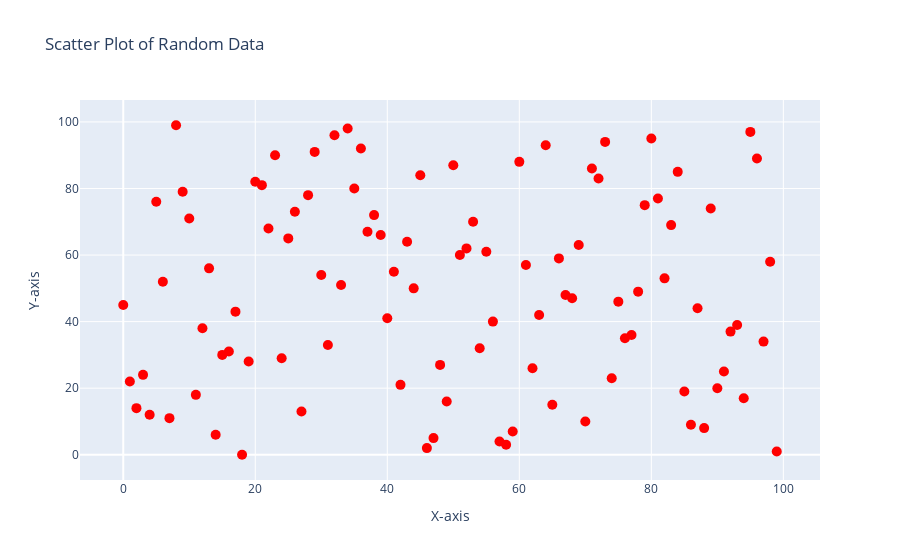

Write notebook code for a chart like this one.
### Markdown cell above
<h1>Q2.</h1> Write a program to draw line and scatter plots for random 100 x and y coordinates

### Code cell
import plotly.graph_objects as go
import numpy as np
x=np.random.permutation(100)
y=np.random.permutation(100)

fig = go.Figure(go.Scatter(
    x=x,
    y=y,
    mode='markers',
    marker=dict(color='red',size=10),
    text=[f'point{i} {x[i]},{y[i]}' for i in range(100)],
    hoverinfo='text',
))

fig.update_layout(
    title='Scatter Plot of Random Data',
    xaxis_title='X-axis',
    yaxis_title='Y-axis'
)

# Show plot
fig.show()

### Figure 1 — Plotly figure (JSON) as saved in the notebook; plotly's stock layout.template omitted (floating-point values rounded to 4 significant figures)
{"data": [{"hoverinfo": "text", "marker": {"color": "red", "size": 10}, "mode": "markers", "text": ["point0 86,9", "point1 15,30", "point2 78,49", "point3 33,51", "point4 3,24", "point5 40,41", "point6 51,60", "point7 58,3", "point8 83,69", "point9 21,81", "point10 62,26", "point11 84,85", "point12 99,1", "point13 81,77", "point14 48,27", "point15 92,37", "point16 52,62", "point17 20,82", "point18 64,93", "point19 41,55", "point20 44,50", "point21 35,80", "point22 46,2", "point23 30,54", "point24 50,87", "point25 67,48", "point26 91,25", "point27 27,13", "point28 23,90", "point29 89,74", "point30 74,23", "point31 59,7", "point32 82,53", "point33 80,95", "point34 37,67", "point35 94,17", "point36 42,21", "point37 53,70", "point38 25,65", "point39 70,10", "point40 68,47", "point41 85,19", "point42 12,38", "point43 65,15", "point44 19,28", "point45 87,44", "point46 13,56", "point47 38,72", "point48 56,40", "point49 97,34", "point50 31,33", "point51 32,96", "point52 73,94", "point53 95,97", "point54 49,16", "point55 75,46", "point56 39,66", "point57 54,32", "point58 0,45", "point59 24,29", "point60 29,91", "point61 1,22", "point62 47,5", "point63 66,59", "point64 61,57", "point65 90,20", "point66 8,99", "point67 17,43", "point68 43,64", "point69 77,36", "point70 63,42", "point71 26,73", "point72 10,71", "point73 22,68", "point74 7,11", "point75 11,18", "point76 14,6", "point77 60,88", "point78 55,61", "point79 45,84", "point80 98,58", "point81 69,63", "point82 28,78", "point83 57,4", "point84 2,14", "point85 9,79", "point86 88,8", "point87 71,86", "point88 36,92", "point89 72,83", "point90 6,52", "point91 16,31", "point92 18,0", "point93 93,39", "point94 5,76", "point95 4,12", "point96 96,89", "point97 34,98", "point98 76,35", "point99 79,75"], "type": "scatter", "x": [86, 15, 78, 33, 3, 40, 51, 58, 83, 21, 62, 84, 99, 81, 48, 92, 52, 20, 64, 41, 44, 35, 46, 30, 50, 67, 91, 27, 23, 89, 74, 59, 82, 80, 37, 94, 42, 53, 25, 70, 68, 85, 12, 65, 19, 87, 13, 38, 56, 97, 31, 32, 73, 95, 49, 75, 39, 54, 0, 24, 29, 1, 47, 66, 61, 90, 8, 17, 43, 77, 63, 26, 10, 22, 7, 11, 14, 60, 55, 45, 98, 69, 28, 57, 2, 9, 88, 71, 36, 72, 6, 16, 18, 93, 5, 4, 96, 34, 76, 79], "y": [9, 30, 49, 51, 24, 41, 60, 3, 69, 81, 26, 85, 1, 77, 27, 37, 62, 82, 93, 55, 50, 80, 2, 54, 87, 48, 25, 13, 90, 74, 23, 7, 53, 95, 67, 17, 21, 70, 65, 10, 47, 19, 38, 15, 28, 44, 56, 72, 40, 34, 33, 96, 94, 97, 16, 46, 66, 32, 45, 29, 91, 22, 5, 59, 57, 20, 99, 43, 64, 36, 42, 73, 71, 68, 11, 18, 6, 88, 61, 84, 58, 63, 78, 4, 14, 79, 8, 86, 92, 83, 52, 31, 0, 39, 76, 12, 89, 98, 35, 75]}], "layout": {"title": {"text": "Scatter Plot of Random Data"}, "xaxis": {"title": {"text": "X-axis"}}, "yaxis": {"title": {"text": "Y-axis"}}}}
